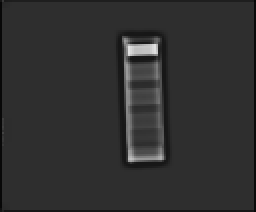
#> input picture X-Rays/111_120.bmp, 128 x 106 px (shown 2 times larger)
$ jupyter execute --allow-errors normalize.ipynb   (older library calls are emulated)
#> lines starting #> are read from the running program, lines starting #| are printed output that depends on the picture; long printed decimals are rounded
[cell 1]
from PIL import Image, ImageFilter
from skimage.feature import greycomatrix
import numpy as np
from matplotlib import pyplot as plt
import cv2 as cv
from scipy.misc import toimage
import math

[cell 2]
img = cv.imread('X-Rays/r.png')
norm_img = np.zeros((800,800))
final_image = cv.normalize(img,  norm_img, 0, 255, cv.NORM_MINMAX)
#> (the rest of this cell did not finish here and is left out)

[cell 3]
# [7 lines of commented-out code are left out]

left = 59
top = 65
right = 70
bottom = 71
#> (the rest of this cell did not finish here and is left out)

#> (a cell that did not finish here is left out)

#> (a cell that did not finish here is left out)

[cell 6]
img = cv.imread('X-Rays/111_120.bmp')
#> img is the input picture: shape (106, 128, 3); min 6, max 226, mean 47.8
norm_img = np.zeros((800,800))
final_high_image = cv.normalize(img,  norm_img, 0, 255, cv.NORM_MINMAX)
high_image = Image.fromarray(final_high_image)
plt.imshow(high_image)

[cell 7]
# [7 lines of commented-out code are left out]

left = 67
top = 32
right = 76
bottom = 38
high_cropped_img = high_image.crop((left,top,right,bottom))
# high_cropped_img.show()
plt.imshow(high_cropped_img)
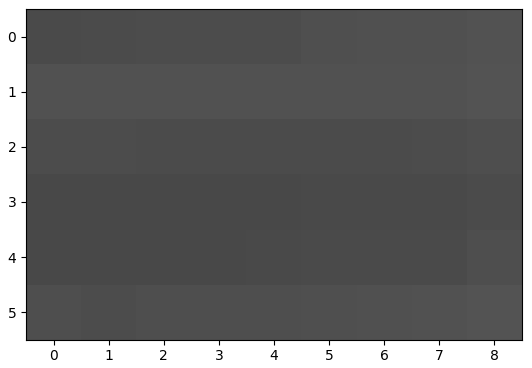
#> figure drawn by matplotlib, 1 panel

[cell 8]
high_avg_pixel_intensity = np.mean(high_cropped_img)
#> high_avg_pixel_intensity = 76.59
print(high_avg_pixel_intensity)
#| 76.593

[cell 9]
left = 61
top = 73
right = 70
bottom = 77
#> (the rest of this cell did not finish here and is left out)

#> (a cell that did not finish here is left out)

[cell 11]
left = 67
top = 67
right = 75
bottom = 72
high_cropped_img = high_image.crop((left,top,right,bottom))
# high_cropped_img.show()
plt.imshow(high_cropped_img)
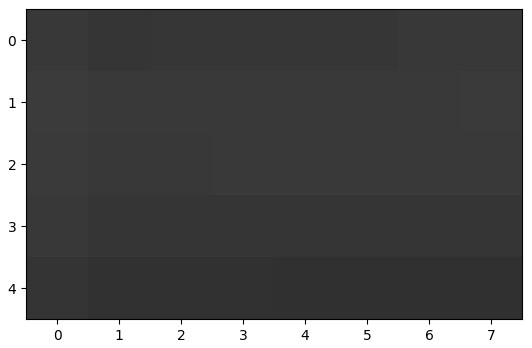
#> figure drawn by matplotlib, 1 panel

[cell 12]
k_high_avg_pixel_intensity = np.mean(high_cropped_img)
#> k_high_avg_pixel_intensity = 54.23
print(k_high_avg_pixel_intensity)
#| 54.225

$ run again, with X-Rays/70_40.bmp copied over X-Rays/111_120.bmp
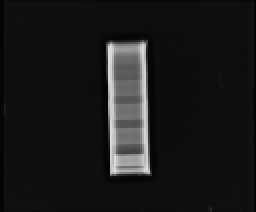
#> input picture X-Rays/70_40.bmp, 128 x 106 px (shown 2 times larger)
#> img is the input picture: shape (106, 128, 3); min 4, max 218, mean 25.6
#> `[cell 7]`:
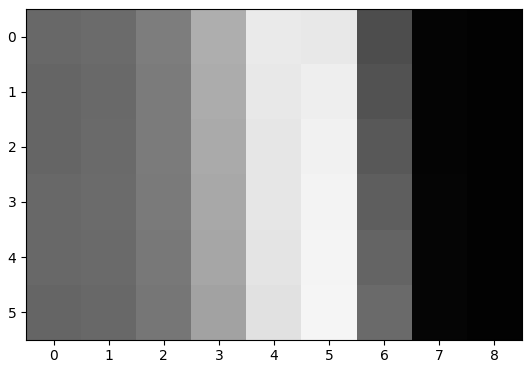
#> figure drawn by matplotlib, 1 panel
#> high_avg_pixel_intensity = 118.5
#| 118.537
#> `[cell 11] left = 67 top = 67 right = 75 bottom = 72 high_cropped_img =..`:
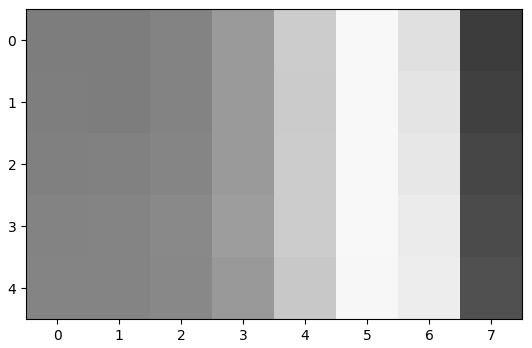
#> figure drawn by matplotlib, 1 panel
#> k_high_avg_pixel_intensity = 162.1
#| 162.075

$ run again, with X-Rays/84_60.bmp copied over X-Rays/111_120.bmp
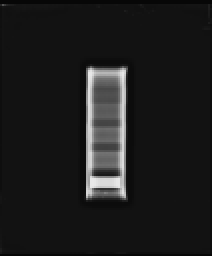
#> input picture X-Rays/84_60.bmp, 106 x 128 px (shown 2 times larger)
#> img is the input picture: shape (128, 106, 3); min 7, max 232, mean 28.5
#> `[cell 7]`:
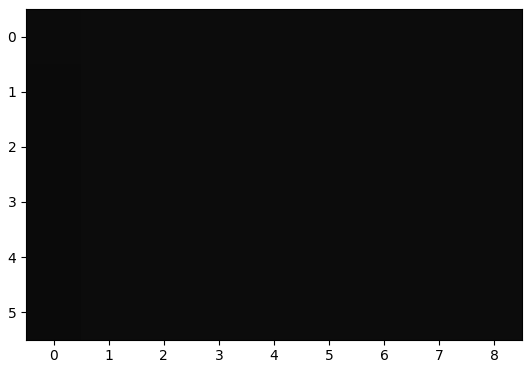
#> figure drawn by matplotlib, 1 panel
#> high_avg_pixel_intensity = 11.8
#| 11.796
#> `[cell 11] left = 67 top = 67 right = 75 bottom = 72 high_cropped_img =..`:
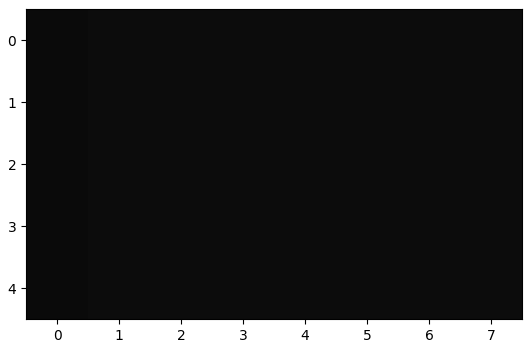
#> figure drawn by matplotlib, 1 panel
#> k_high_avg_pixel_intensity = 11.75
#| 11.75

$ run again, with X-Rays/92_80.bmp copied over X-Rays/111_120.bmp
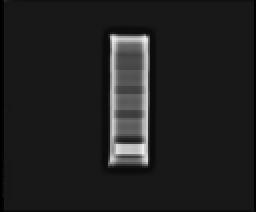
#> input picture X-Rays/92_80.bmp, 128 x 106 px (shown 2 times larger)
#> img is the input picture: shape (106, 128, 3); min 0, max 237, mean 32.2
#> `[cell 7]`:
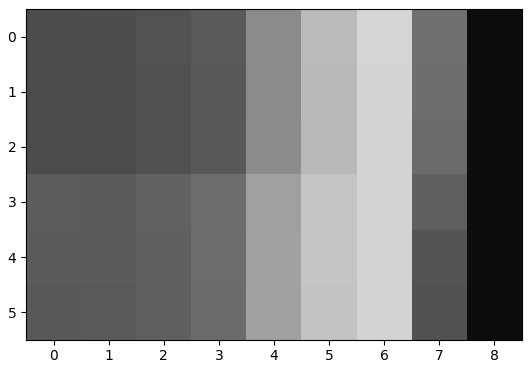
#> figure drawn by matplotlib, 1 panel
#> high_avg_pixel_intensity = 112.9
#| 112.907
#> `[cell 11] left = 67 top = 67 right = 75 bottom = 72 high_cropped_img =..`:
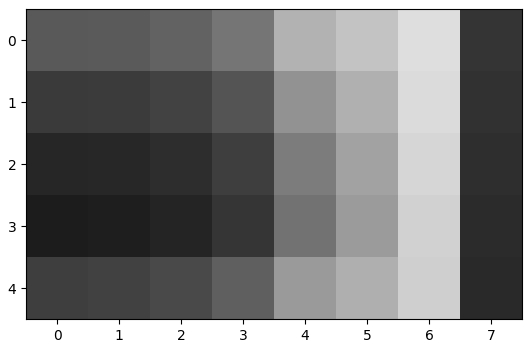
#> figure drawn by matplotlib, 1 panel
#> k_high_avg_pixel_intensity = 104.2
#| 104.2
